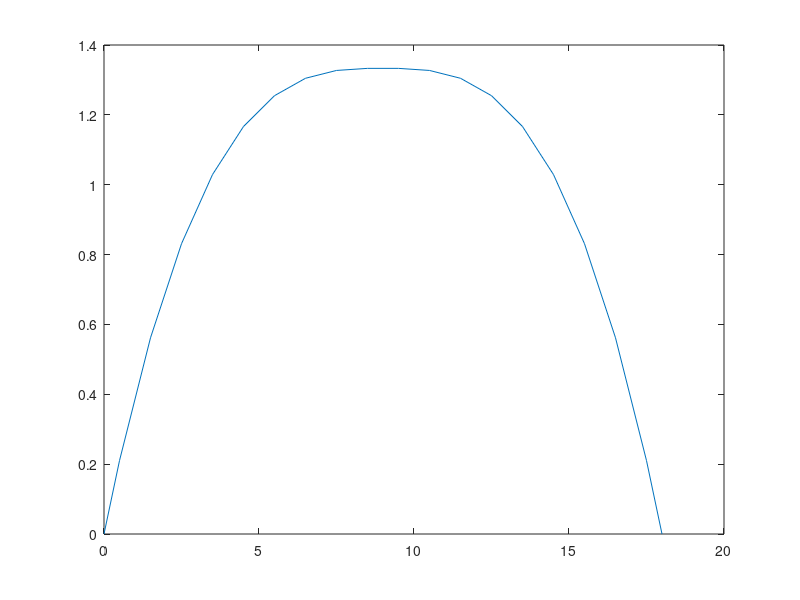

MATLAB code to generate this figure: (Note: this script raises an error after producing the figure.)
nx_ori=20;
x=[];
for i=-0.5:1:nx_ori-2+0.5;
    x=[x;i];
end

[nx,ny]=size(x);
x(1)=0;
x(nx)=nx_ori-2;

G=1e-6;
m=0.001;
n=0.5;
L=nx_ori-2;
y=[];
for i=1:nx
    %y=[y;G/(2*m)*((L/2)^2-(L/2-x(i))^2)];                    %NF
    %y=[y;(G/(2*m))^(1/n)*(n/(n+1))*((L/2)^((n+1)/n)-(abs(L/2-x(i)))^((n+1)/n))];  %NNF
    %y=[y;(G/(2*m))^(1/n)*(n/(n+1))*((L/2)^((n+1)/n)-(abs(L/2-x(i)))^((n+1)/n))];  %NNF
    y=[y;(2*n+1)/(n+1)*(1-((abs(L/2-x(i)))/(L/2))^(1+1/n))]; %%NNF AVERAGE
end

%y=y/max(y);
plot (x,y);


%==========================================
hold on
dat=load('LBM_velocity_12000.out');
[nx,ny]=size(dat);

%====MAX NORMALISE==========
%dat=dat/max(dat);
%===========================

%=====AVE NORMALISE=========
sums=sum(dat);
sums=sums/(nx-2);
dat=dat/sums;
%===========================


xx=[];
for i=-0.5:1:nx-1-0.5;
    xx=[xx;i];
end
plot (xx,dat,'rx');
hold off
% %============================================

%===============error cal====================
error=0;
sums=0;
for i=2:nx-1
    error=error+abs(y(i)-dat(i));
    sums=sums+abs(y(i))
end

error=error/sums
%============================================
